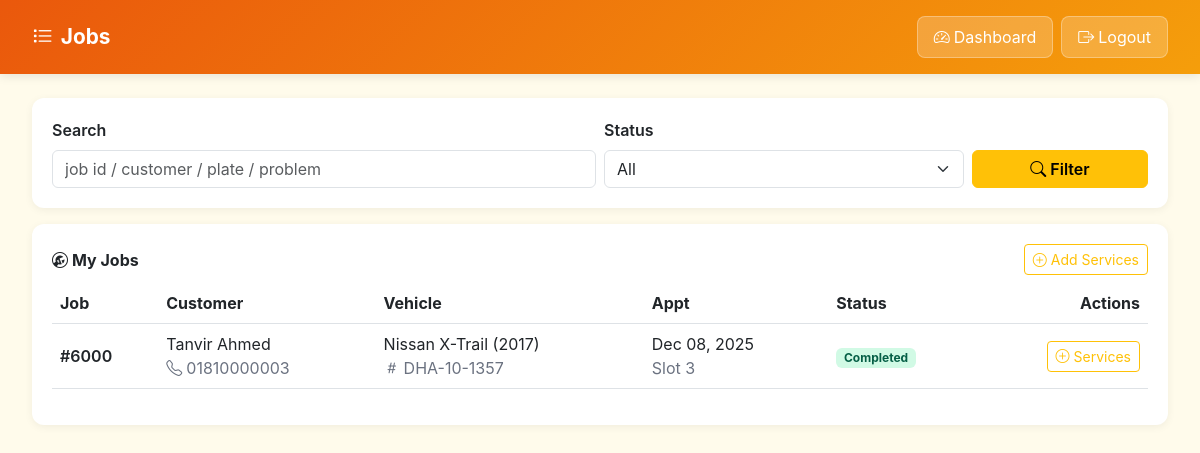
/public/mechanic_portal/jobs_list.php (signed in), run on the app's committed database.
### tables this page shows
CREATE TABLE jobs (
  job_id INT AUTO_INCREMENT PRIMARY KEY,
  appointment_id INT NOT NULL UNIQUE,  
  mechanic_id INT NULL,                
  status ENUM('open','in_progress','completed','cancelled')
    NOT NULL DEFAULT 'open',
  started_at DATETIME NULL,
  completed_at DATETIME NULL,
  notes TEXT NULL,
  created_at TIMESTAMP NOT NULL DEFAULT CURRENT_TIMESTAMP,

  KEY idx_job_status (status),
  KEY idx_job_mech (mechanic_id),

  CONSTRAINT fk_job_appt FOREIGN KEY (appointment_id) REFERENCES appointments(appointment_id)
    ON DELETE CASCADE,
  CONSTRAINT fk_job_mech FOREIGN KEY (mechanic_id) REFERENCES staff(staff_id)
    ON DELETE SET NULL
);

CREATE TABLE customers (
  customer_id INT AUTO_INCREMENT PRIMARY KEY,
  name VARCHAR(100) NOT NULL,
  email VARCHAR(150) NULL UNIQUE,
  phone VARCHAR(30) NULL,
  password_hash VARCHAR(255) NULL,  
  created_at TIMESTAMP NOT NULL DEFAULT CURRENT_TIMESTAMP,
  updated_at TIMESTAMP NULL DEFAULT NULL ON UPDATE CURRENT_TIMESTAMP
);

CREATE TABLE vehicles (
  vehicle_id INT AUTO_INCREMENT PRIMARY KEY,
  customer_id INT NOT NULL,
  plate_no VARCHAR(30) NOT NULL,
  make VARCHAR(60) NOT NULL,
  model VARCHAR(60) NOT NULL,
  year SMALLINT NULL,
  color VARCHAR(40) NULL,
  created_at TIMESTAMP NOT NULL DEFAULT CURRENT_TIMESTAMP,
  UNIQUE KEY uq_plate (plate_no),
  KEY idx_vehicle_customer (customer_id),
  CONSTRAINT fk_vehicle_customer FOREIGN KEY (customer_id) REFERENCES customers(customer_id)
    ON DELETE CASCADE
);

CREATE TABLE appointments (
  appointment_id INT AUTO_INCREMENT PRIMARY KEY,
  customer_id INT NOT NULL,
  vehicle_id INT NOT NULL,

   
  requested_date DATE NOT NULL,
  requested_slot TINYINT NOT NULL,  
  problem_text TEXT NOT NULL,

  status ENUM('requested','booked','in_progress','completed','cancelled')
    NOT NULL DEFAULT 'requested',

   
  mechanic_id INT NULL,
  assigned_by_staff_id INT NULL,
  assigned_at DATETIME NULL,

   
  receptionist_note TEXT NULL,

  created_at TIMESTAMP NOT NULL DEFAULT CURRENT_TIMESTAMP,
  updated_at TIMESTAMP NULL DEFAULT NULL ON UPDATE CURRENT_TIMESTAMP,

  KEY idx_appt_day (requested_date),
  KEY idx_appt_status (status),
  KEY idx_appt_mech_day (mechanic_id, requested_date),

  CONSTRAINT chk_slot CHECK (requested_slot BETWEEN 1 AND 4),

  CONSTRAINT fk_appt_customer FOREIGN KEY (customer_id) REFERENCES customers(customer_id)
    ON DELETE CASCADE,
  CONSTRAINT fk_appt_vehicle FOREIGN KEY (vehicle_id) REFERENCES vehicles(vehicle_id)
    ON DELETE CASCADE,
  CONSTRAINT fk_appt_mechanic FOREIGN KEY (mechanic_id) REFERENCES staff(staff_id)
    ON DELETE SET NULL,
  CONSTRAINT fk_appt_assigned_by FOREIGN KEY (assigned_by_staff_id) REFERENCES staff(staff_id)
    ON DELETE SET NULL
);

### public/mechanic_portal/jobs_list.php (the view, shortened to what this page needs)
<?php
require_once __DIR__ . "/../../config/db.php";
$staff_id = (int)($_SESSION['staff_id'] ?? 0);
$status = trim($_GET['status'] ?? '');
$q = trim($_GET['q'] ?? '');
function badgeClassJob($status) {
    switch ($status) {
        case 'completed':   return 'success';
    }
}
$where = "WHERE j.mechanic_id = ? ";
$params = [$staff_id];
$types = "i";
$sql = "
    SELECT
        j.job_id, j.status, j.created_at, j.started_at, j.completed_at,
        a.appointment_id, a.requested_date, a.requested_slot, a.problem_text,
        c.name AS customer_name, c.phone,
        v.plate_no, v.make, v.model, v.year AS model_year
    FROM jobs j
    JOIN appointments a ON j.appointment_id=a.appointment_id
    JOIN customers c ON a.customer_id=c.customer_id
    LEFT JOIN vehicles v ON a.vehicle_id=v.vehicle_id
    $where
    ORDER BY j.created_at DESC
    LIMIT 200
";
$stmt = $conn->prepare($sql);
$stmt->bind_param($types, ...$params);
$stmt->execute();
$rows = $stmt->get_result()->fetch_all(MYSQLI_ASSOC);
?>
<!DOCTYPE html>
<html lang="en">
<head>
  <link href="https://cdn.jsdelivr.net/npm/bootstrap@5.3.0/dist/css/bootstrap.min.css" rel="stylesheet">
  <link rel="stylesheet" href="https://cdn.jsdelivr.net/npm/bootstrap-icons@1.11.0/font/bootstrap-icons.css">
</head>
<body>
  <nav class="top-nav">
    <div class="top-nav-content">
      <div class="logo"><i class="bi bi-list-task"></i> Jobs</div>
      <div class="d-flex align-items-center gap-2">
        <a class="btnchip" href="mechanic_dashboard.php"><i class="bi bi-speedometer2 me-1"></i>Dashboard</a>
        <a class="btnchip" href="../logout.php"><i class="bi bi-box-arrow-right me-1"></i>Logout</a>
      </div>
    </div>
  </nav>
  <div class="container-main">
    <div class="cardish mb-3">
      <form class="row g-2 align-items-end" method="GET">
        <div class="col-md-6">
          <label class="form-label fw-semibold">Search</label>
          <input type="text" class="form-control" name="q" value="<?php echo htmlspecialchars($q); ?>" placeholder="job id / customer / plate / problem">
        </div>
        <div class="col-md-4">
          <label class="form-label fw-semibold">Status</label>
          <select class="form-select" name="status">
            <option value="" <?php echo $status===''?'selected':''; ?>>All</option>
          </select>
        </div>
        <div class="col-md-2 d-grid">
          <button class="btn btn-warning fw-semibold"><i class="bi bi-search me-1"></i>Filter</button>
        </div>
      </form>
    </div>
    <div class="cardish">
      <div class="d-flex justify-content-between align-items-center mb-2">
        <div class="fw-bold"><i class="bi bi-wrench-adjustable-circle me-1"></i>My Jobs</div>
        <a class="btn btn-outline-warning btn-sm" href="add_services.php"><i class="bi bi-plus-circle me-1"></i>Add Services</a>
      </div>
      <?php if (empty($rows)): ?>
        <div class="muted">No jobs found.</div>
      <?php else: ?>
        <div class="table-responsive">
          <table class="table align-middle">
            <thead>
              <tr class="text-nowrap">
                <th>Job</th>
                <th>Customer</th>
                <th>Vehicle</th>
                <th>Appt</th>
                <th>Status</th>
                <th class="text-end">Actions</th>
              </tr>
            </thead>
            <tbody>
              <?php foreach ($rows as $r): ?>
                <tr>
                  <td class="fw-semibold">#<?php echo (int)$r['job_id']; ?></td>
                  <td>
                    <?php echo htmlspecialchars($r['customer_name']); ?><br>
                    <span class="muted"><i class="bi bi-telephone me-1"></i><?php echo htmlspecialchars($r['phone'] ?? ''); ?></span>
                  </td>
                  <td>
                    <?php if (!empty($r['plate_no'])): ?>
                      <?php echo htmlspecialchars(($r['make'] ?? '').' '.($r['model'] ?? '').(!empty($r['model_year'])?' ('.(int)$r['model_year'].')':'')); ?><br>
                      <span class="muted"><i class="bi bi-hash me-1"></i><?php echo htmlspecialchars($r['plate_no']); ?></span>
                    <?php else: ?>
                      <span class="muted">No vehicle</span>
                    <?php endif; ?>
                  </td>
                  <td class="text-nowrap">
                    <?php echo htmlspecialchars(date('M d, Y', strtotime($r['requested_date']))); ?><br>
                    <span class="muted">Slot <?php echo (int)$r['requested_slot']; ?></span>
                  </td>
                  <td>
                    <span class="badge <?php echo badgeClassJob($r['status']); ?>">
                      <?php echo htmlspecialchars(ucfirst($r['status'])); ?>
                    </span>
                  </td>
                  <td class="text-end text-nowrap">
                    <a class="btn btn-outline-warning btn-sm" href="add_services.php?job_id=<?php echo (int)$r['job_id']; ?>">
                      <i class="bi bi-plus-circle me-1"></i>Services
                    </a>
                  </td>
                </tr>
              <?php endforeach; ?>
            </tbody>
          </table>
        </div>
      <?php endif; ?>
    </div>
  </div>
</body>
</html>

### public/mechanic_portal/jobs_list.php (style rules this page uses)
:root { --primary-color:#f59e0b;--accent-color:#ea580c;--light-bg:#fffbeb }
body { font-family:-apple-system,BlinkMacSystemFont,'Segoe UI',Roboto,sans-serif;background:var(--light-bg);margin:0 }
.top-nav { background:linear-gradient(135deg,var(--accent-color),var(--primary-color));color:#fff;padding:1rem 2rem;box-shadow:0 2px 10px rgba(0,0,0,.1) }
.top-nav-content { display:flex;justify-content:space-between;align-items:center;max-width:1400px;margin:0 auto }
.logo { font-size:1.3rem;font-weight:700;display:flex;align-items:center;gap:.5rem }
.btnchip { background:rgba(255,255,255,.2);border:1px solid rgba(255,255,255,.3);color:#fff;padding:.5rem 1rem;border-radius:8px;text-decoration:none }
.container-main { max-width:1400px;margin:1.5rem auto;padding:0 2rem }
.cardish { background:#fff;border-radius:12px;padding:1.25rem;box-shadow:0 2px 8px rgba(0,0,0,.06) }
.badge.success { background:#d1fae5;color:#065f46 }
.muted { color:#6b7280 }

### data on the page
jobs: job_id "6000", customers.name "Tanvir Ahmed", customers.phone "01810000003", vehicles.make+model+year "Nissan X-Trail (2017)", vehicles.plate_no "DHA-10-1357", appointment.requested_date "Dec 08, 2025", appointment.requested_slot "3", status "Completed"
